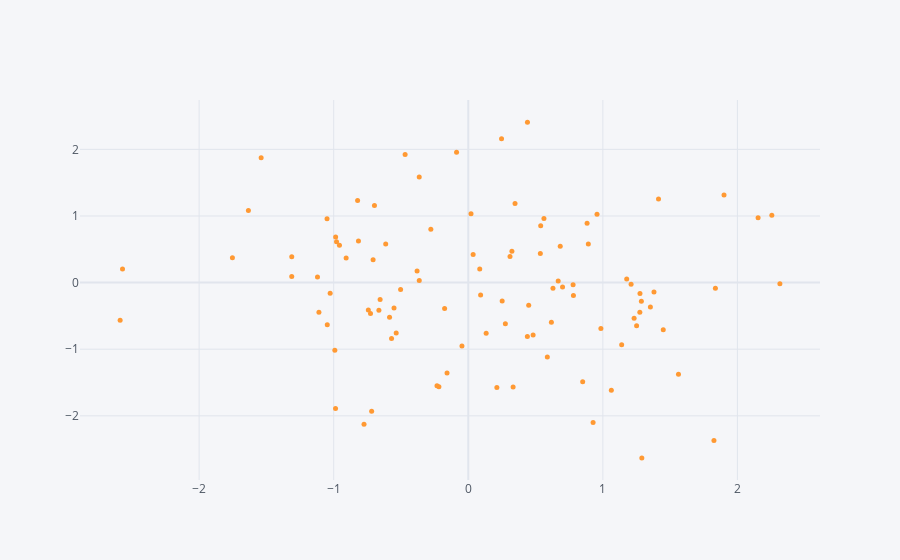

Notebook source saved alongside this figure:
### Code cell
df.iplot(x = 'A',y = 'B', mode = 'markers',size = 5)
